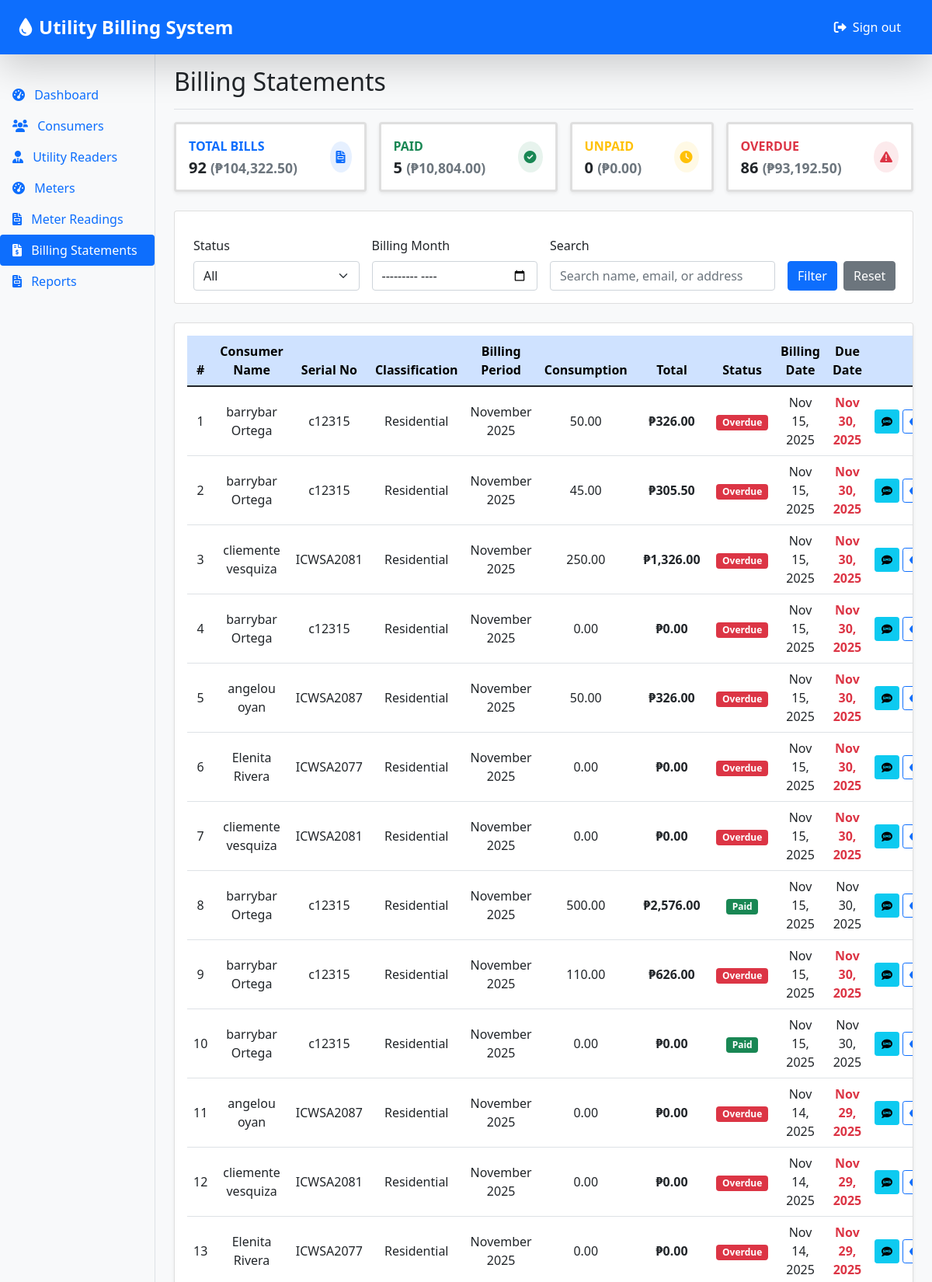
Screenshot of /public/billing_statements.php (signed in, upper part) with the database file from the repository.
### tables this page shows
CREATE TABLE `billingstatement` (
  `BillingID` int(11) NOT NULL,
  `MeterID` int(11) NOT NULL,
  `BillingPeriod` varchar(50) NOT NULL,
  `BillingDate` date NOT NULL,
  `DueDate` date NOT NULL,
  `PreviousReading` decimal(10,2) NOT NULL,
  `CurrentReading` decimal(10,2) NOT NULL,
  `Consumption` decimal(10,2) NOT NULL,
  `RatePerUnit` decimal(10,2) NOT NULL,
  `FixedCharge` decimal(10,2) DEFAULT 0.00,
  `TaxRate` decimal(5,2) DEFAULT 0.00,
  `TaxAmount` decimal(10,2) DEFAULT 0.00,
  `TotalAmount` decimal(10,2) NOT NULL,
  `PaymentStatus` enum('paid','unpaid','overdue') DEFAULT 'unpaid',
  `PaymentDate` datetime DEFAULT NULL,
  `CreatedAt` timestamp NOT NULL DEFAULT current_timestamp()
);

CREATE TABLE `meter` (
  `MeterID` int(11) NOT NULL,
  `ConsumerID` int(11) DEFAULT NULL,
  `Classification` enum('Residential','Commercial','Industrial') NOT NULL,
  `SerialNo` varchar(100) DEFAULT NULL,
  `Area` varchar(100) DEFAULT NULL,
  `InstallationDate` date NOT NULL DEFAULT curdate(),
  `LastReading` decimal(10,2) DEFAULT 0.00,
  `LastReadingDate` datetime DEFAULT NULL,
  `Status` enum('active','inactive','faulty') DEFAULT 'active'
);

### public/billing_statements.php (the view, shortened to what this page needs)
<?php
require_once '../config/db.php';
function calculateBill($classification, $consumption) {
    $classification = strtoupper($classification ?? 'RES');
    $rateTables = [
        'RES' => [
            ['max' => 10, 'rate' => 20],
            ['max' => 20, 'rate' => 2.3],
            ['max' => 30, 'rate' => 2.8],
            ['max' => 40, 'rate' => 3.4],
            ['max' => 50, 'rate' => 4.1],
            ['max' => INF, 'rate' => 5.0],
        ],
        'COM' => [
            ['max' => 10, 'rate' => 40],
            ['max' => 20, 'rate' => 4.6],
            ['max' => 30, 'rate' => 5.6],
            ['max' => 40, 'rate' => 6.8],
            ['max' => 50, 'rate' => 8.2],
            ['max' => INF, 'rate' => 10.0],
        ],
        'IND' => [
            ['max' => 10, 'rate' => 192],
            ['max' => 20, 'rate' => 6.9],
            ['max' => 30, 'rate' => 8.4],
            ['max' => 40, 'rate' => 10.2],
            ['max' => 50, 'rate' => 12.3],
            ['max' => INF, 'rate' => 15.0],
        ],
    ];
    $rates = $rateTables[$classification] ?? $rateTables['RES'];
    $remaining = $consumption;
    $amount = 0;
    foreach ($rates as $i => $tier) {
        $prevMax = $i === 0 ? 0 : $rates[$i - 1]['max'];
        $tierConsumption = min($remaining, $tier['max'] - $prevMax);
        if ($i === 0 && $consumption <= 10) $tierConsumption = $consumption;
        $amount += $tierConsumption * $tier['rate'];
        $remaining -= $tierConsumption;
        if ($remaining <= 0) break;
    }
    return round($amount, 2);
}
$status = $_GET['status'] ?? 'all';
$month = $_GET['month'] ?? '';
$search = trim($_GET['search'] ?? '');
$query = "SELECT
            bs.*,
            c.FirstName, c.LastName, c.Email, c.ContactNumber, c.Address,
            m.SerialNo AS MeterNumber, m.MeterID,
            CONCAT(c.FirstName, ' ', c.LastName) AS ConsumerName,
            m.Classification
          FROM billingstatement bs
          LEFT JOIN meter m ON bs.MeterID = m.MeterID
          LEFT JOIN consumer c ON m.ConsumerID = c.ConsumerID
          WHERE 1=1";
$query .= " ORDER BY bs.BillingDate DESC, bs.BillingID DESC";
$stmt = mysqli_prepare($conn, $query);
mysqli_stmt_execute($stmt);
$result = mysqli_stmt_get_result($stmt);
$statements = [];
while ($row = mysqli_fetch_assoc($result)) {
    $prevReading = 0;
    if (!empty($row['MeterID']) && !empty($row['BillingID'])) {
        $prevStmt = mysqli_prepare($conn, "
            SELECT CurrentReading
            FROM billingstatement
            WHERE MeterID = ? AND BillingID < ?
            ORDER BY BillingDate DESC, BillingID DESC
            LIMIT 1
        ");
        if ($prevStmt) {
            mysqli_stmt_bind_param($prevStmt, "ii", $row['MeterID'], $row['BillingID']);
            mysqli_stmt_execute($prevStmt);
            $prevResult = mysqli_stmt_get_result($prevStmt);
            if ($prevRow = mysqli_fetch_assoc($prevResult)) {
                $prevReading = $prevRow['CurrentReading'];
            }
        }
    }
    $row['PreviousReading'] = $prevReading;
    $row['Consumption'] = max(0, $row['CurrentReading'] - $row['PreviousReading']);
    $row['TotalAmount'] = calculateBill($row['Classification'] ?? 'RES', $row['Consumption']);
    $statements[] = $row;
}
$summary = [
    'total' => count($statements),
    'paid' => 0,
    'unpaid' => 0,
    'overdue' => 0,
    'total_amount' => 0,
    'paid_amount' => 0,
    'unpaid_amount' => 0,
    'overdue_amount' => 0
];
foreach ($statements as $b) {
    $summary['total_amount'] += $b['TotalAmount'];
    switch (strtolower($b['PaymentStatus'])) {
        case 'paid':
            $summary['paid']++;
            $summary['paid_amount'] += $b['TotalAmount'];
            break;
        case 'unpaid':
            if (strtotime($b['DueDate']) < time()) {
                $summary['overdue']++;
                $summary['overdue_amount'] += $b['TotalAmount'];
            } else {
                $summary['unpaid']++;
                $summary['unpaid_amount'] += $b['TotalAmount'];
            }
            break;
    }
}
include '../includes/header.php';
include '../includes/sidebar.php';
?>
<main class="col-md-9 ms-sm-auto col-lg-10 px-md-4">
    <div class="d-flex justify-content-between align-items-center pt-3 pb-2 mb-3 border-bottom">
        <h1 class="h2">Billing Statements</h1>
    </div>
    <div class="d-flex flex-wrap gap-3 mb-4">
        <?php
        $cards = [
            ['title' => 'Total Bills', 'count' => $summary['total'], 'amount' => $summary['total_amount'], 'color' => 'primary', 'icon' => 'fa-file-invoice'],
            ['title' => 'Paid', 'count' => $summary['paid'], 'amount' => $summary['paid_amount'], 'color' => 'success', 'icon' => 'fa-check-circle'],
            ['title' => 'Unpaid', 'count' => $summary['unpaid'], 'amount' => $summary['unpaid_amount'], 'color' => 'warning', 'icon' => 'fa-clock'],
            ['title' => 'Overdue', 'count' => $summary['overdue'], 'amount' => $summary['overdue_amount'], 'color' => 'danger', 'icon' => 'fa-exclamation-triangle']
        ];
        foreach ($cards as $card): ?>
            <div class="card border-start-<?php echo $card['color']; ?> border-3 flex-fill shadow-sm">
                <div class="card-body">
                    <div class="d-flex justify-content-between align-items-center">
                        <div>
                            <div class="text-xs fw-bold text-<?php echo $card['color']; ?> text-uppercase mb-1">
                                <?php echo $card['title']; ?>
                            </div>
                            <div class="h5 mb-0 fw-bold">
                                <?php echo number_format($card['count']); ?>
                                <small class="text-muted">(₱<?php echo number_format($card['amount'], 2); ?>)</small>
                            </div>
                        </div>
                        <div class="icon-circle bg-<?php echo $card['color']; ?> bg-opacity-10 text-<?php echo $card['color']; ?> p-2 rounded-circle">
                            <i class="fas <?php echo $card['icon']; ?>"></i>
                        </div>
                    </div>
                </div>
            </div>
        <?php endforeach; ?>
    </div>
    <div class="card mb-4">
        <div class="card-body">
            <form method="get" class="row g-3">
                <div class="col-md-3">
                    <label class="form-label">Status</label>
                    <select class="form-select" name="status">
                        <option value="all" <?= $status === 'all' ? 'selected' : ''; ?>>All</option>
                    </select>
                </div>
                <div class="col-md-3">
                    <label class="form-label">Billing Month</label>
                    <input type="month" class="form-control" name="month" value="<?= htmlspecialchars($month); ?>">
                </div>
                <div class="col-md-4">
                    <label class="form-label">Search</label>
                    <input type="text" class="form-control" name="search" placeholder="Search name, email, or address" value="<?= htmlspecialchars($search); ?>">
                </div>
                <div class="col-md-2 d-flex align-items-end">
                    <button class="btn btn-primary me-2" type="submit">Filter</button>
                    <a href="billing_statements.php" class="btn btn-secondary">Reset</a>
                </div>
            </form>
        </div>
    </div>
    <?php if (!empty($statements)): ?>
        <div class="card shadow-sm">
            <div class="card-body table-responsive">
                <table class="table table-hover align-middle">
                    <thead class="table-primary text-center">
                        <tr>
                            <th>#</th>
                            <th>Consumer Name</th>
                            <th>Serial No</th>
                            <th>Classification</th>
                            <th>Billing Period</th>
                            <th>Consumption</th>
                            <th>Total</th>
                            <th>Status</th>
                            <th>Billing Date</th>
                            <th>Due Date</th>
                            <th>Action</th>
                        </tr>
                    </thead>
                    <tbody>
                        <?php foreach ($statements as $i => $b):
                            $rawStatus = strtolower($b['PaymentStatus'] ?? '');
                            $isOverdue = ($rawStatus === 'overdue') || ($rawStatus === 'unpaid' && strtotime($b['DueDate']) < time());
                            $statusKey = $isOverdue ? 'overdue' : ($rawStatus ?: 'unpaid');
                            $statusColorMap = [
                                'paid' => 'success',
                                'unpaid' => 'warning',
                                'overdue' => 'danger'
                            ];
                            $statusClass = $statusColorMap[$statusKey] ?? 'secondary';
                        ?>
                        <tr class="text-center">
                            <td><?= $i + 1; ?></td>
                            <td><?= htmlspecialchars($b['ConsumerName']); ?></td>
                            <td><?= htmlspecialchars($b['MeterNumber']); ?></td>
                             <td><?= htmlspecialchars($b['Classification']); ?></td>
                            <td><?= htmlspecialchars($b['BillingPeriod']); ?></td>
                            <td><?= number_format($b['Consumption'], 2); ?></td>
                            <td class="fw-bold">₱<?= number_format($b['TotalAmount'], 2); ?></td>
                            <td><span class="badge bg-<?= $statusClass; ?>"><?= ucfirst($statusKey); ?></span></td>
                            <td><?= date('M d, Y', strtotime($b['BillingDate'])); ?></td>
                            <td class="<?= $isOverdue ? 'text-danger fw-bold' : ''; ?>">
                                <?= date('M d, Y', strtotime($b['DueDate'])); ?>
                            </td>
                           <td>
    <div class="d-flex gap-1 align-items-center">
        <button class="btn btn-sm btn-info send-sms" data-id="<?= $b['BillingID']; ?>">
            <i class="fas fa-sms"></i>
        </button>
        <button class="btn btn-sm btn-outline-primary view-bill" data-id="<?= $b['BillingID']; ?>">
            <i class="fas fa-eye"></i>
        </button>
    </div>
</td>
                        </tr>
                        <?php endforeach; ?>
                    </tbody>
                </table>
            </div>
        </div>
    <?php else: ?>
        <div class="alert alert-info"><i class="fas fa-info-circle me-2"></i>No billing statements found.</div>
    <?php endif; ?>
</main>
<?php include '../includes/footer.php'; ?>

### assets/css/style.css (style rules this page uses)
body { min-height: 100vh; display: flex; flex-direction: column; background-color: #f8f9fa; }
.row { margin: 0; min-height: 100%; }

### rows the page displays
billingstatement: ConsumerName "barrybar Ortega", MeterID.SerialNo "c12315", MeterID.Classification "Residential", BillingPeriod "November 2025", Consumption "50.00", TotalAmount "326.00", BillingDate "Nov 15, 2025", DueDate "Nov 30, 2025"
billingstatement: ConsumerName "barrybar Ortega", MeterID.SerialNo "c12315", MeterID.Classification "Residential", BillingPeriod "November 2025", Consumption "45.00", TotalAmount "305.50", BillingDate "Nov 15, 2025", DueDate "Nov 30, 2025"
billingstatement: ConsumerName "cliemente vesquiza", MeterID.SerialNo "ICWSA2081", MeterID.Classification "Residential", BillingPeriod "November 2025", Consumption "250.00", TotalAmount "1,326.00", BillingDate "Nov 15, 2025", DueDate "Nov 30, 2025"
billingstatement: ConsumerName "barrybar Ortega", MeterID.SerialNo "c12315", MeterID.Classification "Residential", BillingPeriod "November 2025", Consumption "0.00", TotalAmount "0.00", BillingDate "Nov 15, 2025", DueDate "Nov 30, 2025"
billingstatement: ConsumerName "angelou oyan", MeterID.SerialNo "ICWSA2087", MeterID.Classification "Residential", BillingPeriod "November 2025", Consumption "50.00", TotalAmount "326.00", BillingDate "Nov 15, 2025", DueDate "Nov 30, 2025"
billingstatement: ConsumerName "Elenita Rivera", MeterID.SerialNo "ICWSA2077", MeterID.Classification "Residential", BillingPeriod "November 2025", Consumption "0.00", TotalAmount "0.00", BillingDate "Nov 15, 2025", DueDate "Nov 30, 2025"
billingstatement: ConsumerName "cliemente vesquiza", MeterID.SerialNo "ICWSA2081", MeterID.Classification "Residential", BillingPeriod "November 2025", Consumption "0.00", TotalAmount "0.00", BillingDate "Nov 15, 2025", DueDate "Nov 30, 2025"
billingstatement: ConsumerName "barrybar Ortega", MeterID.SerialNo "c12315", MeterID.Classification "Residential", BillingPeriod "November 2025", Consumption "500.00", TotalAmount "2,576.00", BillingDate "Nov 15, 2025", DueDate "Nov 30, 2025"
billingstatement: ConsumerName "barrybar Ortega", MeterID.SerialNo "c12315", MeterID.Classification "Residential", BillingPeriod "November 2025", Consumption "110.00", TotalAmount "626.00", BillingDate "Nov 15, 2025", DueDate "Nov 30, 2025"
billingstatement: ConsumerName "barrybar Ortega", MeterID.SerialNo "c12315", MeterID.Classification "Residential", BillingPeriod "November 2025", Consumption "0.00", TotalAmount "0.00", BillingDate "Nov 15, 2025", DueDate "Nov 30, 2025"
billingstatement: ConsumerName "angelou oyan", MeterID.SerialNo "ICWSA2087", MeterID.Classification "Residential", BillingPeriod "November 2025", Consumption "0.00", TotalAmount "0.00", BillingDate "Nov 14, 2025", DueDate "Nov 29, 2025"
billingstatement: ConsumerName "cliemente vesquiza", MeterID.SerialNo "ICWSA2081", MeterID.Classification "Residential", BillingPeriod "November 2025", Consumption "0.00", TotalAmount "0.00", BillingDate "Nov 14, 2025", DueDate "Nov 29, 2025"
billingstatement: ConsumerName "Elenita Rivera", MeterID.SerialNo "ICWSA2077", MeterID.Classification "Residential", BillingPeriod "November 2025", Consumption "0.00", TotalAmount "0.00", BillingDate "Nov 14, 2025", DueDate "Nov 29, 2025"

### other values shown
$card['title'] "TOTAL BILLS"
$card['count'] "92"
$card['amount'] "104,322.50"
$card['title'] "PAID"
$card['count'] "5"
$card['amount'] "10,804.00"
$card['title'] "UNPAID"
$card['count'] "0"
$card['amount'] "0.00"
$card['title'] "OVERDUE"
$card['count'] "86"
$card['amount'] "93,192.50"
